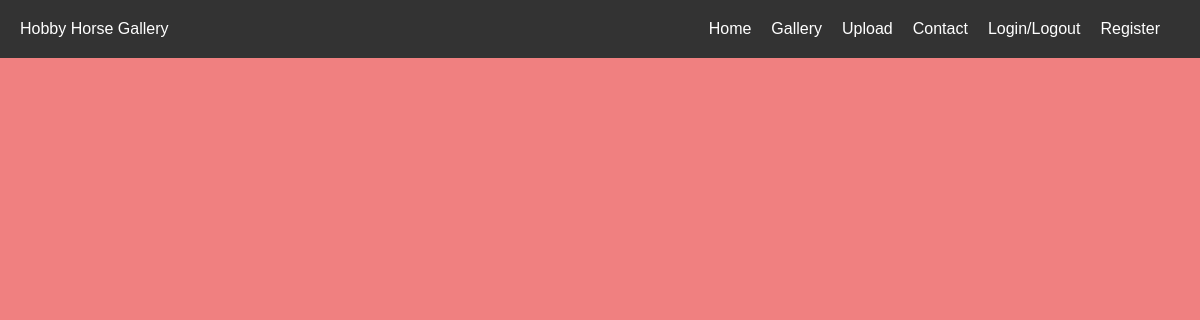
/gallery, run on an earlier commit of the app's database.
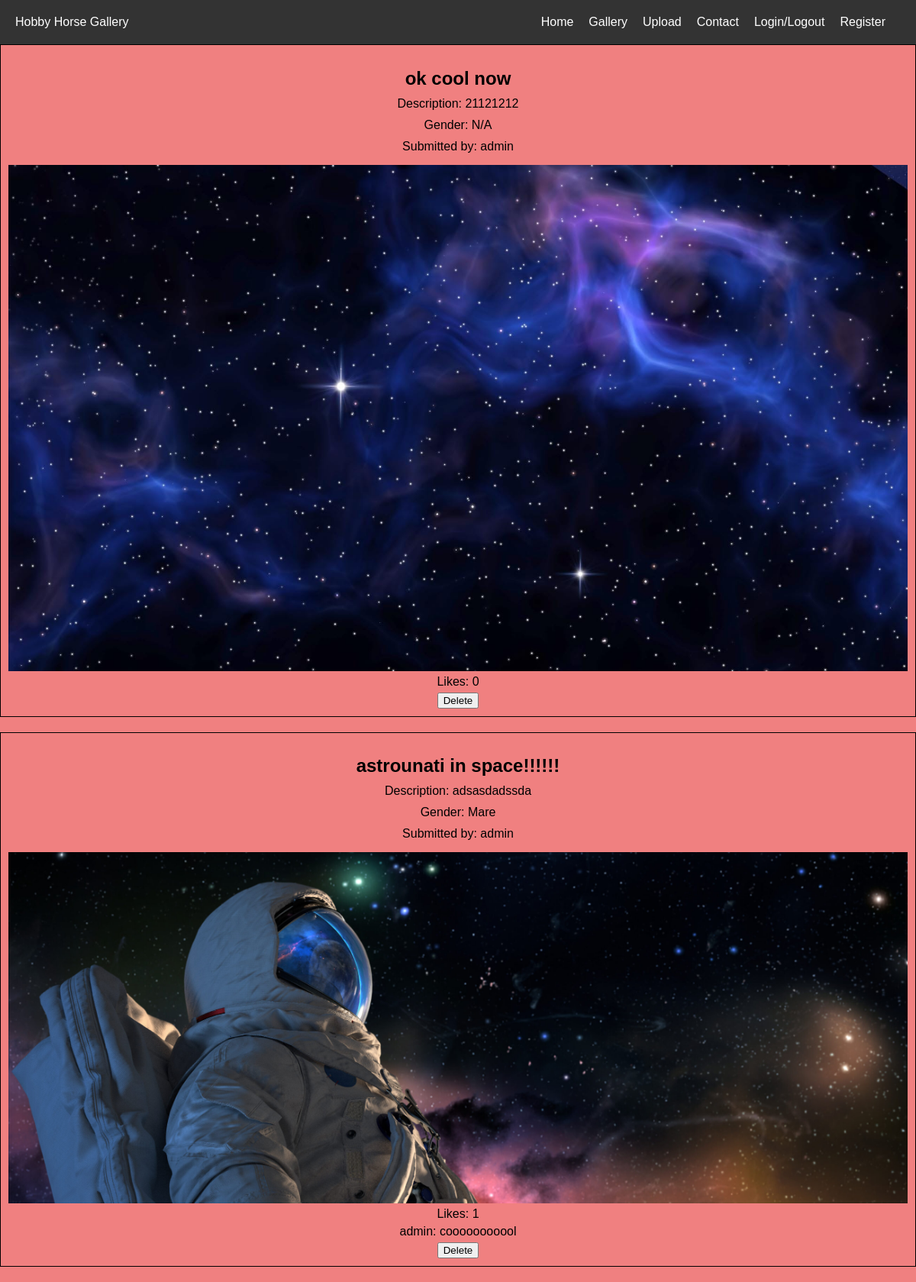
And on a later commit of the database.
### tables this page shows
CREATE TABLE images (image_id INTEGER PRIMARY KEY, user_id INTEGER, image TEXT, title TEXT, description TEXT, gender TEXT, upvotes INTEGER DEFAULT 0, FOREIGN KEY (user_id) REFERENCES users(id));

CREATE TABLE users (id INTEGER PRIMARY KEY, username TEXT, password TEXT);

CREATE TABLE reviews (review_id INTEGER PRIMARY KEY, image_id INTEGER, user_id INTEGER, comment TEXT, FOREIGN KEY (image_id) REFERENCES images(image_id) ON DELETE CASCADE, FOREIGN KEY (user_id) REFERENCES users(id));

### app.py (the view)
@app.route('/gallery')
def gallery():
    files = db.execute("SELECT * FROM images JOIN users ON users.id = images.user_id ORDER BY images.image_id DESC")
    if session.get("user_id"):
        user_id = session['user_id']
    else:
        user_id = 0
    return render_template('gallery.html', files=files, image_exist=image_exist, get_image_rating=get_image_rating, vote_check=vote_check, user_id=user_id, get_comment=get_comment)

### app.py (called while the page is built)
def image_exist(image):
    return os.path.exists(os.path.join(app.config['UPLOAD_FOLDER'], image))

def get_comment(id):
    query = db.execute("SELECT * FROM reviews WHERE image_id = ?", id)
    if query:
        comments = []
        for answers in query:
            username = db.execute("SELECT username FROM users WHERE id = ?", answers['user_id'])[0]['username']
            dictionary = {'comment': answers['comment'], 'username': username}
            comments.append(dictionary)
        return comments
    else:
        return False

### helpers.py (called while the page is built)
def get_image_rating(id):
    rating = db.execute("SELECT upvotes FROM images WHERE image_id = ?", id)
    value = None  # Default value if no rating is found
    for row in rating:
        value = row['upvotes']  # Get the rating from the first column of the row
        break  # Stop looping after the first row
    return value

### templates/gallery.html (shortened to what this page needs)
{% extends "layout.html" %}
{% block main %}
    <div class="gallery">
        {% for file in files %}
        {% if file.image.endswith('.jpg') or file.image.endswith('.jpeg') or file.image.endswith('.png') %}
            {% if image_exist(file.image) %}
            <div class="galleryrow">
                <h2>{{ file.title }}</h2>
                <p>Description: {{ file.description }}</p>
                <p>Gender: {{ file.gender }}</p>
                <p>Submitted by: {{ file.username }}</p>
                <img src="{{ url_for('static', filename=file.image) }}" alt="{{ file.title }}">
                <div class="upvotes">
                    <p>Likes: <span class="rating">{{ get_image_rating(file.image_id) }}</span></p>
                    {% if get_comment(file.image_id) %}
                        {% for comments in get_comment(file.image_id) %}
                            <div class="review">
                                <p> {{ comments['username'] }}: {{ comments['comment'] }}</p>
                            </div>
                        {% endfor %}
                    {% endif %}
                    {% if file.username == 'admin' %}
                        <form action="/delete" method="post">
                            <button type="submit">Delete</button>
                        </form>
                    {% endif %}
                </div>
            </div>
            {% endif %}
        {% endif %}
    {% endfor %}
{% endblock %}

### templates/layout.html (shortened to what this page needs)
<!DOCTYPE html>
<html lang="en">
    <head>
        <link rel="stylesheet" type="text/css" href="../static/styles.css">
    </head>
    <body>
        <nav>
            <div class="logo">Hobby Horse Gallery</div>
            <ul class="nav-links">
                <li><a href="/">Home</a></li>
                <li><a href="/gallery">Gallery</a></li>
                <li><a href="/upload">Upload</a></li>
                <li><a href="/contact">Contact</a></li>
                <li><a href="/login">Login/Logout</a></li>
                <li><a href="/register">Register</a></li>
            </ul>
        </nav>
        <div>
            {% block main %}{% endblock %}
        </div>
    </body>
</html>

### static/styles.css (style rules this page uses)
nav { background-color: #333; color: white; display: flex; justify-content: space-between; align-items: center; padding: 20px; }
.nav-links { list-style: none; display: flex; margin: 0; padding: 0; }
.nav-links li { margin-right: 20px; }
.nav-links li a { color: white; text-decoration: none; }
body { margin: 0; background-color: lightcoral; font-family: Arial, sans-serif; }
img { width: auto; height: auto; }
.gallery { display: flex; flex-wrap: wrap; justify-content: center; }
.galleryrow { display: flex; flex-direction: column; align-items: center; padding: 10px; border: 1px solid black; margin-bottom: 20px; }
.galleryrow h2 { font-size: 1.5rem; margin-bottom: 5px; }
.galleryrow p { margin: 5px 0; }
.galleryrow img { max-width: 100%; height: auto; margin-top: 10px; }
.upvotes { text-align: center; }

What changed in the data, as far as the page shows it:
now on this page (row edited): images: title "ok cool now", description "21121212", gender "N/A", username "admin", image (picture), upvotes "0"
now on this page (row edited): images: title "astrounati in space!!!!!!", description "adsasdadssda", gender "Mare", username "admin", image (picture), get_image_rating "1"
now on this page (row edited): users: username "admin"
now on this page (row edited): reviews: comment "cooooooooool"
